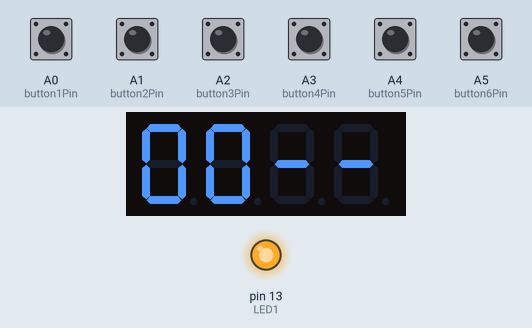
Recording of a sketch running on a simulated Arduino Uno, built with avr-gcc and run on an emulated ATmega328P. On the bench: 4-digit seven-segment display, output pins drawn as LEDs (lit = HIGH). The test bench sets the inputs (shaded band); at power-on: A0 (button1Pin), A1 (button2Pin), A2 (button3Pin), A3 (button4Pin), A4 (button5Pin), A5 (button6Pin) HIGH. EEPROM starts erased; pins used as bus, display or sensor lines are not drawn.

Above: at 1.2 s.
1.3 s: A4 (button5Pin) pulled LOW for 0.15 s
At 1.4 s:
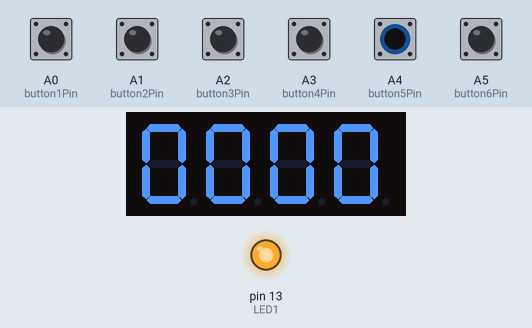
3.0 s: A5 (button6Pin) pulled LOW for 0.15 s
At 4.2 s:
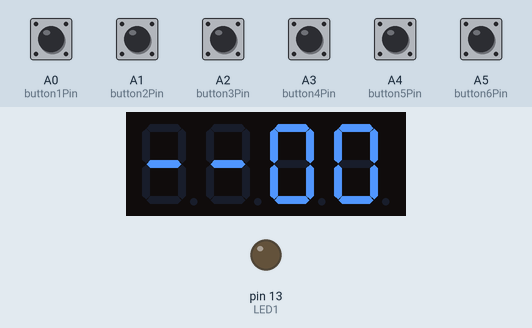
4.6 s: A2 (button3Pin) pulled LOW for 0.15 s
At 5.8 s:
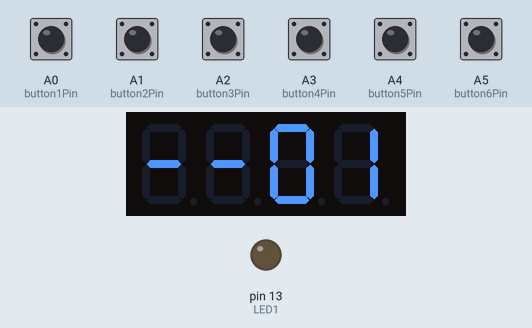
6.3 s: A4 (button5Pin) pulled LOW for 1 s
At 6.9 s:
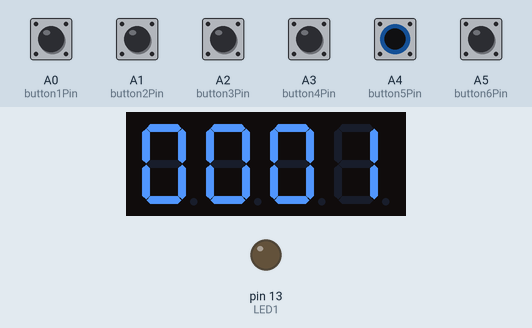
8.8 s: A2 (button3Pin) pulled LOW for 1 s
At 10.8 s:
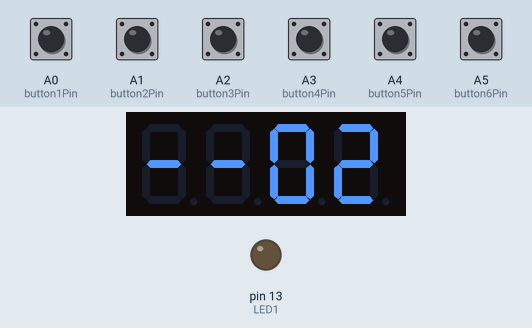
Timing chart, 0 to 12.3 s (numbered marks = the images above; inputs shaded):
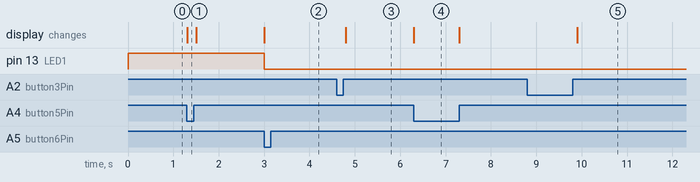

Measured:
- after the input at 1.3 s, the display: changes at once (image 1)
- after the input at 3.0 s, pin 13 (LED1): HIGH → LOW at once; the display: changes at once (image 2)
- after the input at 4.6 s, the display: changes after 0.20 s (image 3)
- after the input at 6.3 s, the display: changes at once (image 4)
- after the input at 8.8 s, the display: changes after 1.1 s (image 5)

The sketch:

Timer_Nano.ino
```cpp
#include "Arduino.h"
/*
  On-Off Timer based on time settings in minutes
  Single output is driven accordingly to control any external load.
  4-digit 7segment display is used to show
  two digit on time and two digit off time
  4 push buttons are '+' and '-' commands to increase and decrease for on-time and
  off-time settings.
  one extra push button shows the current settings on press.

  created by Masood Alam
*/
#include <SevSeg.h>
#include <EEPROM.h>

SevSeg sevseg;

const int OUTPUT1= 1;
const int LED1 = LED_BUILTIN;//13;
int ledState = LOW;         // the current state of the output pin

const int button1Pin = A0;    // the number of the pushbutton pin
int button1State = HIGH;             // the current reading from the input pin
int lastButton1State = HIGH;   // the previous reading from the input pin
// the following variables are unsigned long's because the time, measured in miliseconds,
// will quickly become a bigger number than can't be stored in an int.
unsigned long lastDebounceTime1 = 0;  // the last time the output pin was toggled

const int button2Pin = A1;    // the number of the pushbutton pin
int button2State = HIGH;             // the current reading from the input pin
int lastButton2State = HIGH;   // the previous reading from the input pin
unsigned long lastDebounceTime2 = 0;  // the last time the output pin was toggled

const int button3Pin = A2;    // the number of the pushbutton pin
int button3State = HIGH;             // the current reading from the input pin
int lastButton3State = HIGH;   // the previous reading from the input pin
unsigned long lastDebounceTime3 = 0;  // the last time the output pin was toggled

const int button4Pin = A3;    // the number of the pushbutton pin
int button4State = HIGH;             // the current reading from the input pin
int lastButton4State = HIGH;   // the previous reading from the input pin
unsigned long lastDebounceTime4 = 0;  // the last time the output pin was toggled

const int button5Pin = A4;    // the number of the pushbutton pin
int button5State = HIGH;             // the current reading from the input pin

const int button6Pin = A5;    // the number of the pushbutton pin
int button6State = HIGH;             // the current reading from the input pin


unsigned long debounceDelay = 50;    // the debounce time; increase if the output flickers


   int offTime=0;
   int onTime=0;
   int current_ontime;
   int current_offtime;
   char current_state;

// the setup function runs once when you press reset or power the board
void setup() {
  byte numDigits = 4;
  byte digitPins[] = {2,3,4,5};
  byte segmentPins[] = {6,7,8,9,10,11,12,1};
  bool resistorsOnSegments = true;
  byte hardwareConfig = COMMON_ANODE;
  bool updateWithDelays = false;
  bool leadingZeros = true;
  sevseg.begin(hardwareConfig, numDigits, digitPins, segmentPins, resistorsOnSegments, updateWithDelays, leadingZeros);
  sevseg.setBrightness(90);
  // initialize digital pin LED_BUILTIN as an output.
  pinMode(LED1, OUTPUT);
  pinMode(OUTPUT1, OUTPUT);
  digitalWrite(LED1, LOW);
  digitalWrite(OUTPUT1, LOW);
  pinMode(button1Pin, INPUT);
  digitalWrite(button1Pin, HIGH);

  pinMode(button2Pin, INPUT);
  digitalWrite(button2Pin, HIGH);
  pinMode(button3Pin, INPUT);
  digitalWrite(button3Pin, HIGH);
  pinMode(button4Pin, INPUT);
  digitalWrite(button4Pin, HIGH);

  pinMode(button5Pin, INPUT);
  digitalWrite(button5Pin, HIGH);

  pinMode(button6Pin, INPUT);
  digitalWrite(button6Pin, HIGH);

  digitalWrite(LED1, ledState);   // turn the LED on (HIGH is the voltage level)
  digitalWrite(OUTPUT1, ledState);
  Serial.begin(115200);
  onTime = EEPROM.read(2);
  if (onTime > 99)
    onTime = 0;
  offTime = EEPROM.read(3);
  if (offTime > 99)
    offTime = 0;

  current_ontime = EEPROM.read(4);
  if (current_ontime > onTime || current_ontime == 0xff)
    current_ontime = 0;
  offTime = EEPROM.read(3);
  if (offTime > 99)
    offTime = 0;
  current_offtime = EEPROM.read(5);
  if (current_offtime > offTime || current_offtime == 0xff)
    current_offtime = 0;

  current_state = EEPROM.read(6);
  if (current_state == 0)
    ledState = LOW;
   else
    ledState = HIGH;
  digitalWrite(LED1, ledState);
  digitalWrite(OUTPUT1, ledState);
  //if (onTime > 0 && offTime > 0)
  //    ledState = HIGH;
}

char charValue[4];

// the loop function runs over and over again forever
void loop() {

   static unsigned long timer = millis();
   int deciSeconds;
   if (button5State == LOW) {
      deciSeconds = (onTime*100)+ offTime;
//      if (ledState == HIGH) {
       charValue[0] = onTime/10 + '0';
       charValue[1] = onTime%10 + '0';
       charValue[2] = offTime/10 + '0';//'-';
       charValue[3] = offTime%10 + '0';//'-';
 //     }
  //    else {
   //    charValue[0] = onTime/10 + '0';//'-';
   //    charValue[1] = onTime%10 + '0';//'-';
   //    charValue[2] = offTime/10 + '0';
   //    charValue[3] = offTime%10 + '0';
   //   }
   }
   else {
      deciSeconds = ((onTime-current_ontime)*100)+ (offTime-current_offtime);
      if (ledState == HIGH) {
    	  charValue[0] = (onTime-current_ontime)/10 + '0';
    	  charValue[1] = (onTime-current_ontime)%10 + '0';
    	  charValue[2] = '-';
    	  charValue[3] = '-';
      }
      else {
    	  charValue[0] = '-';
    	  charValue[1] = '-';
    	  charValue[2] = (offTime-current_offtime)/10 + '0';
    	  charValue[3] = (offTime-current_offtime)%10 + '0';
      }
   }

   static unsigned long tick = millis();
   static int seconds=0;
  if (millis() >= tick)
  {
    seconds++;
      tick += 100;  // 100ms
  }

      if (button6State == LOW)
      {
          ledState = LOW;
          current_offtime = 0;
      }

    if (seconds > 600)		//10
    {
    Serial.print("onTime=");
    Serial.print(onTime);
    Serial.print(",current_ontime=");
    Serial.println(current_ontime);
    Serial.print("offTime=");
    Serial.print(offTime);
    Serial.print(",current_offtime=");
    Serial.println(current_offtime);


      if (ledState == HIGH)
      {
       current_offtime = 0;
       current_ontime++;
        EEPROM.write(4, current_ontime);
        EEPROM.write(5, current_offtime);
        EEPROM.write(6, ledState);
       if (current_ontime >= onTime)
          ledState = LOW;
      }
      else
      {
        current_offtime++;
        current_ontime = 0;
        if (current_offtime >= offTime)
          ledState = HIGH;
        EEPROM.write(4, current_ontime);
        EEPROM.write(5, current_offtime);
        EEPROM.write(6, ledState);
      }
    //Serial.print("ledState=");
    //Serial.println(ledState);

      seconds = 0;
    }
  if (millis() >= timer) {
//    deciSeconds++; // 100 milliSeconds is equal to 1 deciSecond
    timer += 100;
//    if (deciSeconds == 10000) { // Reset to 0 after counting for 1000 seconds.
//      deciSeconds=0;
 //   }
    //sevseg.setNumber(deciSeconds, 1);
    sevseg.setChars(charValue);
  }

  sevseg.refreshDisplay(); // Must run repeatedly


  int reading = digitalRead(button1Pin);

  // check to see if you just pressed the button
  // (i.e. the input went from LOW to HIGH),  and you've waited
  // long enough since the last press to ignore any noise:

  // If the switch changed, due to noise or pressing:
  if (reading != lastButton1State) {
    // reset the debouncing timer
    lastDebounceTime1 = millis();
  }

  if ((millis() - lastDebounceTime1) > debounceDelay) {
    // whatever the reading is at, it's been there for longer
    // than the debounce delay, so take it as the actual current state:

    // if the button state has changed:
    if (reading != button1State) {

      if (reading == HIGH && button1State == LOW) {
        if (onTime < 99)
          onTime++;
          EEPROM.write(2, onTime);
      }
      button1State = reading;
    }
  }

  // save the reading.  Next time through the loop,
  // it'll be the lastButtonState:
  lastButton1State = reading;

  reading = digitalRead(button2Pin);

  // check to see if you just pressed the button
  // (i.e. the input went from LOW to HIGH),  and you've waited
  // long enough since the last press to ignore any noise:

  // If the switch changed, due to noise or pressing:
  if (reading != lastButton2State) {
    // reset the debouncing timer
    lastDebounceTime2 = millis();
  }

  if ((millis() - lastDebounceTime2) > debounceDelay) {
    // whatever the reading is at, it's been there for longer
    // than the debounce delay, so take it as the actual current state:

    // if the button state has changed:
    if (reading != button2State) {

      // only toggle the LED if the new button state is HIGH
      if (reading == HIGH && button2State == LOW) {
        if (onTime > 0)
          onTime--;
          EEPROM.write(2, onTime);
      }
      button2State = reading;

    }
  }

  // save the reading.  Next time through the loop,
  // it'll be the lastButtonState:
  lastButton2State = reading;


  reading = digitalRead(button3Pin);

  // check to see if you just pressed the button
  // (i.e. the input went from LOW to HIGH),  and you've waited
  // long enough since the last press to ignore any noise:

  // If the switch changed, due to noise or pressing:
  if (reading != lastButton3State) {
    // reset the debouncing timer
    lastDebounceTime3 = millis();
  }

  if ((millis() - lastDebounceTime3) > debounceDelay) {
    // whatever the reading is at, it's been there for longer
    // than the debounce delay, so take it as the actual current state:

    // if the button state has changed:
    if (reading != button3State) {

      // only toggle the LED if the new button state is HIGH
      if (reading == HIGH && button3State == LOW) {
        if (offTime < 99)
          offTime++;
          EEPROM.write(3, offTime);
      }
      button3State = reading;

    }
  }

  // save the reading.  Next time through the loop,
  // it'll be the lastButtonState:
  lastButton3State = reading;


  reading = digitalRead(button4Pin);

  // check to see if you just pressed the button
  // (i.e. the input went from LOW to HIGH),  and you've waited
  // long enough since the last press to ignore any noise:

  // If the switch changed, due to noise or pressing:
  if (reading != lastButton4State) {
    // reset the debouncing timer
    lastDebounceTime4 = millis();
  }

  if ((millis() - lastDebounceTime4) > debounceDelay) {
    // whatever the reading is at, it's been there for longer
    // than the debounce delay, so take it as the actual current state:

    // if the button state has changed:
    if (reading != button4State) {

      // only toggle the LED if the new button state is HIGH
      if (reading == HIGH && button4State == LOW) {
        if (offTime > 0)
          offTime--;
          EEPROM.write(3, offTime);
      }
      button4State = reading;

    }
  }

  // save the reading.  Next time through the loop,
  // it'll be the lastButtonState:
  lastButton4State = reading;


  reading = digitalRead(button5Pin);

  button5State = reading;

  reading = digitalRead(button6Pin);

  button6State = reading;

  //Serial.println(lastButton2State);
    // set the LED:
  digitalWrite(LED1, ledState);
  digitalWrite(OUTPUT1, ledState);

}
```
